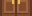

Tiled map render using the project's own tile images. Description and the whole map definition, tile-layer contents included, below:
An orthogonal 2x1 tile map with 16x16 px tiles, 1 tile layer (Buildings).

<map version="1.10" tiledversion="1.10.2" orientation="orthogonal" renderorder="right-down" width="2" height="1" tilewidth="16" tileheight="16" infinite="0" nextlayerid="2" nextobjectid="1">
 <tileset firstgid="1" name="z_BentleyBedroom" tilewidth="16" tileheight="16" tilecount="80" columns="16">
  <image source="z_BentleyBedroom.png" width="256" height="80" />
 </tileset>
 <layer id="1" name="Buildings" width="2" height="1">
  <data encoding="csv">
78,79
</data>
 </layer>
</map>
